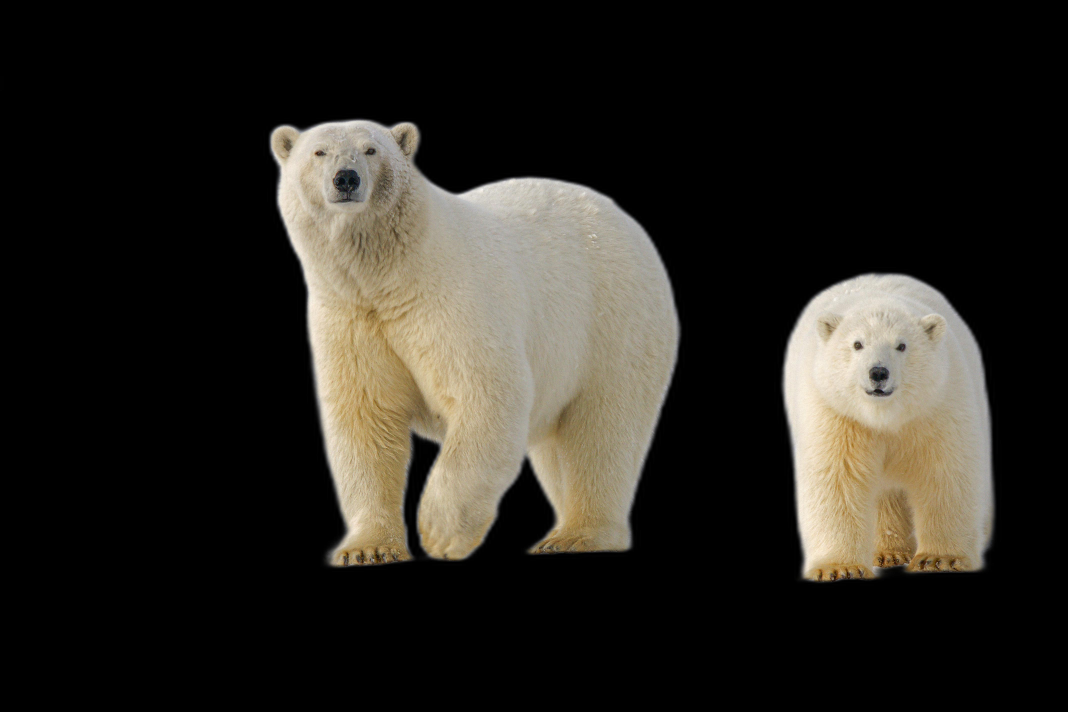
#> input picture out.jpeg, 4272 x 2848 px (shown at 1/4 size)
$ jupyter execute --allow-errors test.ipynb
#> lines starting #> are read from the running program, lines starting #| are printed output that depends on the picture; after the words box and inside, x2 and y2 are one past the last pixel; in counts of white or black regions, pixels touching at a corner belong together
[cell 1]
from rembg.bg import remove
import numpy as np
import io
from PIL import Image
from PIL import ImageFile
import cv2
from matplotlib import pyplot as plt

[cell 2]
def display_image(image):
  # Opencv2 normally shows in BGR, we want RGB so convert before displaying
  plt.imshow(cv2.cvtColor(image, cv2.COLOR_BGR2RGB))
  # Remove the graph ticks
  plt.xticks([]), plt.yticks([])
  # Show the image
  plt.show()

[cell 3]
# IMAGE SETTINGS
input_path = 'banana.jpeg'
output_path = 'out.jpeg'

# IMAGE SIZE SETTINGS
TOTAL_IMAGE_SIZE = 350
IMAGE_BUFFER_SIZE = 50
CONTOUR_IMAGE_SIZE = TOTAL_IMAGE_SIZE - IMAGE_BUFFER_SIZE

# SVG SETTINGS
LINE_COLOR = '#FFE135'
BACKGROUND_COLOR = '#000000'
STROKE_WIDTH = 5

[cell 4]
ImageFile.LOAD_TRUNCATED_IMAGES = True

#> (the rest of this cell did not finish here and is left out)

[cell 5]
image = cv2.imread(output_path)
#> image is the input picture: shape (2848, 4272, 3); mean B, G, R 33.4, 39.5, 42.6
display_image(image)

[cell 6]
# Turn the image into greyscale
gray_image = cv2.cvtColor(image, cv2.COLOR_BGR2GRAY)
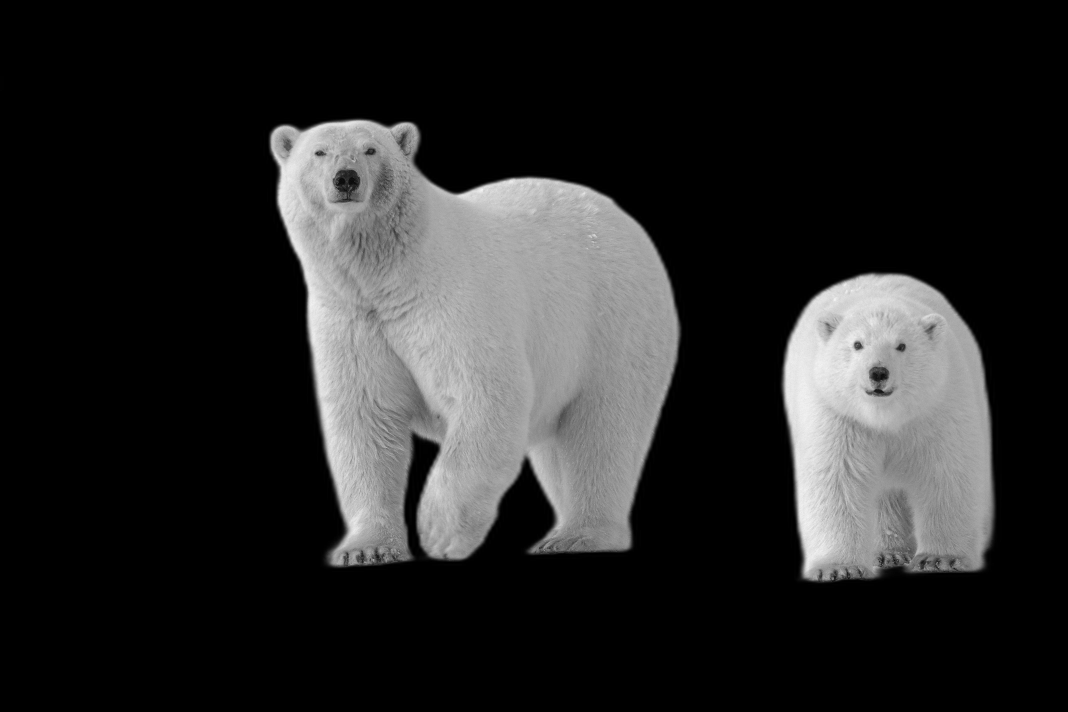
#> gray_image: shape (2848, 4272) (shown at 1/4 size); min 0, max 253, mean 39.7
display_image(gray_image)

[cell 7]
ret, threshold_image = cv2.threshold(gray_image, 5, 255, cv2.THRESH_BINARY)
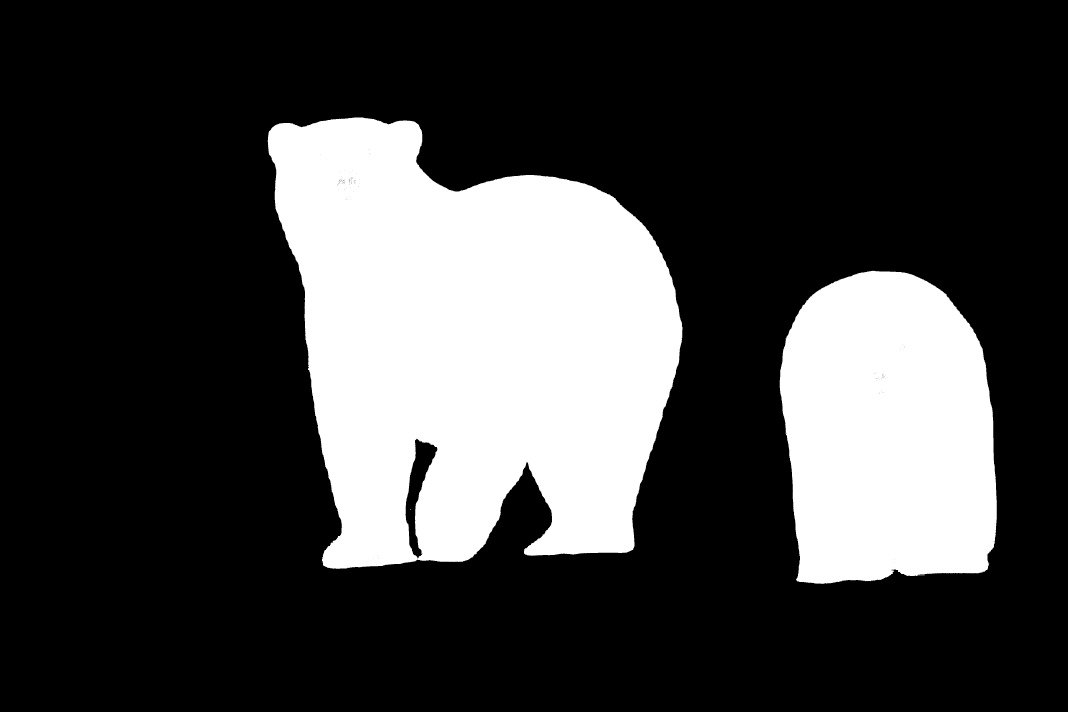
#> threshold_image: shape (2848, 4272) (shown at 1/4 size); 25.2% white; 6 white regions (4 under 20 px), largest, box (x1, y1, x2, y2) and area: (1071, 470, 2730, 2275) 2144870, (3119, 1083, 3987, 2336) 922630
display_image(threshold_image)

[cell 8]
# Kernel used for erosion
kernal_value = 2
kernel = np.ones((kernal_value, kernal_value), np.uint8)

# Refine edges
erosion_image = cv2.erode(threshold_image, kernel, iterations = 1)
#> erosion_image: shape (2848, 4272); 25.1% white; 6 white regions (4 under 20 px), largest, box (x1, y1, x2, y2) and area: (1072, 471, 2730, 2275) 2139497, (3120, 1084, 3987, 2335) 920184

display_image(erosion_image)

[cell 9]
# Open the image (erosion followed by dilation) to remove noise
opening_image = cv2.morphologyEx(erosion_image, cv2.MORPH_OPEN, kernel)
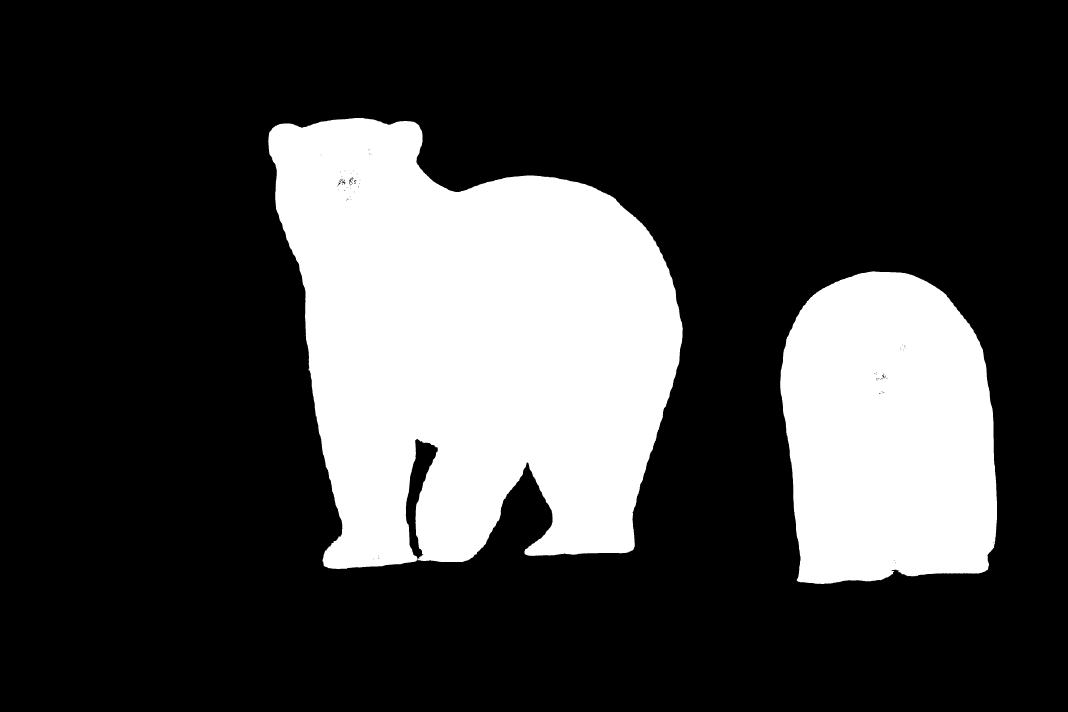
#> opening_image: shape (2848, 4272) (shown at 1/4 size); 25.1% white; 2 white regions, box (x1, y1, x2, y2) and area: (1073, 472, 2731, 2276) 2139421, (3121, 1085, 3988, 2336) 920159
display_image(opening_image)

# Close the image (dilation followed by erosion) to close holes
closing_image = cv2.morphologyEx(opening_image, cv2.MORPH_CLOSE, kernel)
#> closing_image: shape (2848, 4272); 25.1% white; 2 white regions, box (x1, y1, x2, y2) and area: (1074, 473, 2732, 2277) 2139426, (3122, 1086, 3989, 2337) 920160
display_image(closing_image)

[cell 10]
# Find the contours
contours, hierarchy = cv2.findContours(closing_image, cv2.RETR_TREE, cv2.CHAIN_APPROX_SIMPLE)
#> contours = 94 contours, 82 with area under 20; largest, box (x1, y1, x2, y2) and area: (1074, 473, 2732, 2277) 2136067, (3122, 1086, 3989, 2337) 918546, (1396, 714, 1406, 739) 103, (1368, 726, 1383, 740) 88, (1351, 730, 1364, 745) 64

max_contour = max(contours, key=cv2.contourArea)
#> max_contour = contour of 3101 points, box (x1, y1, x2, y2) (1074, 473, 2732, 2277), area 2136067
contour_image = cv2.drawContours(image, [max_contour], 0, (0, 255, 0), 5, maxLevel = 0)
display_image(image)
#> in display_image (call 7), `plt.show()`:
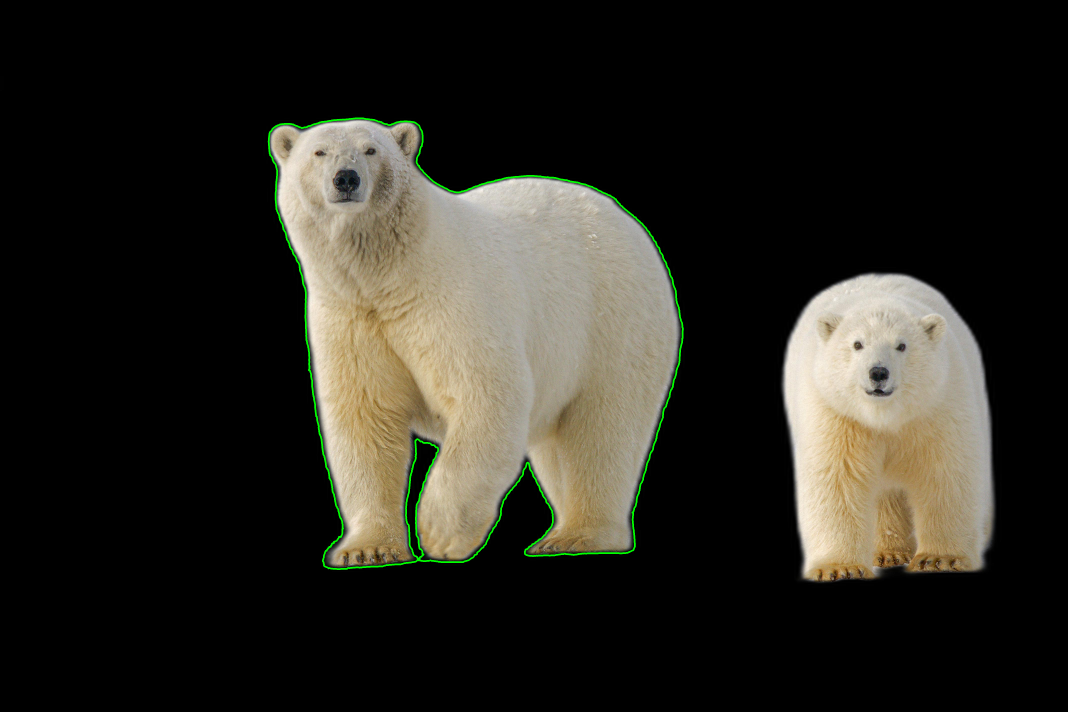
#> shown: shape (2848, 4272, 3) (shown at 1/4 size); mean R, G, B 42.5, 40.6, 33.3

[cell 11]
# Create a bounding rectangle to see the "true" size of the contour
x,y,w,h = cv2.boundingRect(max_contour)
#> x = 1074; y = 473; w = 1658; h = 1804

# Determine the longest side so that we scale that down the max
largest_side = w if w > h else h
#> largest_side = 1804

# Get the scale factor that would lead to the desired contour image size (image size minus some buffer room)
scale = (CONTOUR_IMAGE_SIZE / largest_side) if largest_side > CONTOUR_IMAGE_SIZE else (largest_side / CONTOUR_IMAGE_SIZE)
#> scale = 0.166

[cell 12]
moment = cv2.moments(max_contour)
#> moment = moments, m00 2136067, centre m10/m00, m01/m00 = (1890.2, 1378.5)
center_x = int(moment["m10"] / moment["m00"])
#> center_x = 1890
center_y = int(moment["m01"] / moment["m00"])
#> center_y = 1378

center_x = int(center_x * scale)
#> center_x = 314
print(center_x)
#| 314
center_y = int(center_y * scale)
#> center_y = 229
print(center_y)
#| 229

[cell 13]
hexagon_pattern = f'''
  <defs>
    <pattern id="hexagon_pattern" width="52.290799" height="45.285135" patternUnits="userSpaceOnUse">
      <path transform="matrix(3.7795 0 0 3.7795 -198.38 231.25)" d="m69.782-45.208 3.4588-1.997v-3.9939l-3.4588-1.9969-3.4588 1.9969 6e-6 3.9939zm-6.9176 0 3.4588-1.997v-3.9939l-3.4588-1.9969-3.4588 1.9969 5e-6 3.9939zm-6.9176 0 3.4588-1.997v-3.9939l-3.4588-1.9969-3.4588 1.9969 6e-6 3.9939zm-6.9176 0 3.4588-1.997v-3.9939l-3.4588-1.9969-3.4588 1.9969 5e-6 3.9939zm17.294-5.9908 3.4588-1.997v-3.9939l-3.4588-1.9969-3.4588 1.9969 6e-6 3.9939zm-6.9176 0 3.4588-1.997v-3.9939l-3.4588-1.9969-3.4588 1.9969 5e-6 3.9939zm-6.9176 0 3.4588-1.997v-3.9939l-3.4588-1.9969-3.4588 1.9969 6e-6 3.9939zm-6.9176 0 3.4588-1.997v-3.9939l-3.4588-1.9969m24.212 1.997 3.4588-1.997v-3.9939l-3.4588-1.9969-3.4588 1.9969 6e-6 3.9939zm-6.9176 0 3.4588-1.997v-3.9939l-3.4588-1.9969-3.4588 1.9969 5e-6 3.9939zm-6.9176 0 3.4588-1.997v-3.9939l-3.4588-1.9969-3.4588 1.9969 6e-6 3.9939zm-6.9176 0 3.4588-1.997v-3.9939l-3.4588-1.9969-3.4588 1.9969 5e-6 3.9939z" clip-path="url(#clipPath6435)" fill="none" stroke="{LINE_COLOR}" stroke-width="1.3229"/>
    </pattern>
  </defs>
'''

[cell 14]
# Make SVG the size of the image we want
f = open('path.svg', 'w+')
f.write(f'<svg width="{TOTAL_IMAGE_SIZE}" height="{TOTAL_IMAGE_SIZE}" xmlns="http://www.w3.org/2000/svg">')

f.write(hexagon_pattern)

# Draw background
f.write(f'<rect x="0" y="0" width="{TOTAL_IMAGE_SIZE}" height="{TOTAL_IMAGE_SIZE}" fill="{BACKGROUND_COLOR}" />')

# Draw contour
f.write(f'<path stroke="{LINE_COLOR}" stroke-linejoin="round" stroke-width="{STROKE_WIDTH}" fill="url(#hexagon_pattern)" d="M')
for point in max_contour:
  x, y = point[0]

  # Scale the coordinates so the contour fits in the image size we defined
  x = x * scale
  y = y * scale

  # Translate the coordinates so that the contour is centered
  x = x - (center_x - int(TOTAL_IMAGE_SIZE / 2)) - 20
  y = y - (center_y - int(TOTAL_IMAGE_SIZE / 2)) + 20

  # Write the point to the SVG
  f.write(f'{round(x, 2)} {round(y, 2)} ')
#> this loop made 3101 passes
#> (point, x, y) on passes 1 to 3: ([[1419, 473]], 76.98, 44.66), ([[1418, 474]], 76.81, 44.82), ([[1411, 474]], 75.65, 44.82)

# Complete and close path
f.write('Z" />')

# Complete and write SVG to file
f.write('</svg>')
f.close()
